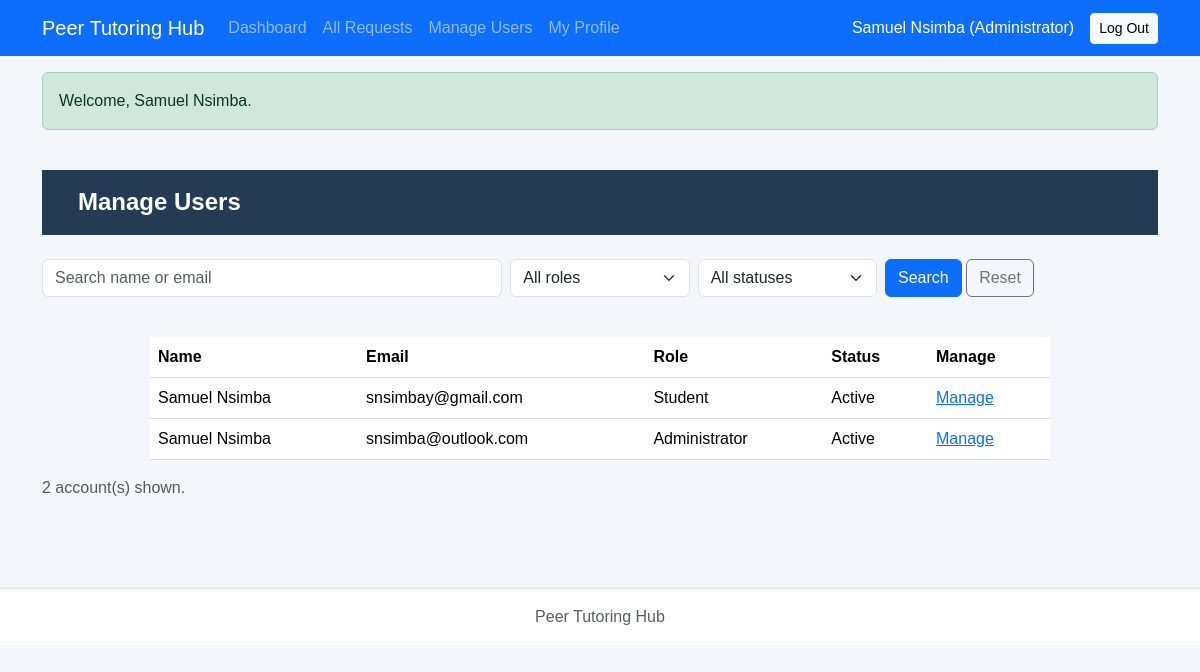
/php/manage-users.php (signed in), run on the app's committed database.
### tables this page shows
CREATE TABLE users (
    user_id       INTEGER PRIMARY KEY,
    full_name     TEXT NOT NULL,
    email         TEXT NOT NULL UNIQUE,
    password_hash TEXT NOT NULL,
    role          TEXT NOT NULL CHECK (role IN ('Student', 'Tutor', 'Administrator')),
    status        TEXT NOT NULL DEFAULT 'Active' CHECK (status IN ('Active', 'Inactive')),
    created_at    TEXT NOT NULL DEFAULT CURRENT_TIMESTAMP
);

### repositories/userPDO.php (called while the page is built, shortened)
<?php
function findUserById($pdo, $userId)
{
    $stmt = $pdo->prepare('SELECT user_id, full_name, email, password_hash, role, status, created_at FROM users WHERE user_id = ?');
    $stmt->execute([$userId]);
    return $stmt->fetch();
}
function searchUsers($pdo, $search = '', $role = '', $status = '')
{
    $sql = 'SELECT u.user_id, u.full_name, u.email, u.role, u.status, u.created_at
            FROM users u WHERE 1 = 1';
    $args = [];
    $sql .= ' ORDER BY u.full_name, u.user_id';
    $stmt = $pdo->prepare($sql);
    $stmt->execute($args);
    return $stmt->fetchAll();
}

### includes/auth.php (called while the page is built, shortened)
<?php
require_once dirname(__DIR__) . '/config/db.php';
require_once dirname(__DIR__) . '/services/userService.php';
function takeFlashes()
{
    $f = $_SESSION['flash'] ?? [];
    return $f;
}
function currentUser($pdo = null)
{
    $now = time();
    $pdo = $pdo ?: openDatabase();
    $user = findUserById($pdo, (int)$_SESSION['user_id']);
    return publicUserFields($user);
}
function requireLogin($pdo = null)
{
    $user = currentUser($pdo);
    return $user;
}
function requireRole(array $roles, $pdo = null)
{
    $user = requireLogin($pdo);
    return $user;
}
function e($value)
{
    return htmlspecialchars((string)$value, ENT_QUOTES, 'UTF-8');
}

### services/userService.php (called while the page is built, shortened)
<?php
require_once dirname(__DIR__) . '/repositories/userPDO.php';
function publicUserFields($user)
{
    return [
        'user_id' => (int)$user['user_id'],
        'full_name' => $user['full_name'],
        'email' => $user['email'],
        'role' => $user['role'],
        'status' => $user['status'],
        'created_at' => $user['created_at'],
    ];
}
function searchAccounts($pdo, $actor, $search = '', $role = '', $status = '')
{
    $search = trim((string)$search);
    return searchUsers($pdo, $search, $role, $status);
}

### config/db.php (called while the page is built)
<?php
function openDatabase($path = null) {
    if ($path === null) {
        $path = dirname(__DIR__) . '/database/tutoring.db';
    }
    $pdo = new PDO('sqlite:' . $path);
    $pdo->setAttribute(PDO::ATTR_ERRMODE, PDO::ERRMODE_EXCEPTION);
    $pdo->setAttribute(PDO::ATTR_DEFAULT_FETCH_MODE, PDO::FETCH_ASSOC);
    $pdo->exec('PRAGMA foreign_keys = ON');
    return $pdo;
}

### php/manage-users.php (the view, shortened to what this page needs)
<?php
require_once __DIR__ . '/../includes/auth.php';
$admin = requireRole(['Administrator']);
$search = trim((string)($_GET['q'] ?? ''));
$role = (string)($_GET['role'] ?? '');
$status = (string)($_GET['status'] ?? '');
$error = '';
try {
    $users = searchAccounts(openDatabase(), $admin, $search, $role, $status);
} catch (InvalidArgumentException $e) {
    http_response_code(400);
    $error = $e->getMessage();
    $users = [];
}
require __DIR__ . '/../includes/header.php';
require __DIR__ . '/../includes/nav.php';
?>
<main class="container py-4">
  <h1>Manage Users</h1>
  <form method="get" action="manage-users.php" class="row g-2 my-3">
    <div class="col-md-5"><label class="visually-hidden" for="q">Search</label>
      <input class="form-control" id="q" name="q" maxlength="100" placeholder="Search name or email" value="<?= e($search) ?>"></div>
    <div class="col-md-2"><label class="visually-hidden" for="role">Role</label><select class="form-select" id="role" name="role">
      <option value="">All roles</option><?php foreach (USER_ROLES as $r): ?><option value="<?= e($r) ?>" <?= $r === $role ? 'selected' : '' ?>><?= e($r) ?></option><?php endforeach; ?></select></div>
    <div class="col-md-2"><label class="visually-hidden" for="status">Status</label><select class="form-select" id="status" name="status">
      <option value="">All statuses</option><?php foreach (USER_STATUSES as $s): ?><option value="<?= e($s) ?>" <?= $s === $status ? 'selected' : '' ?>><?= e($s) ?></option><?php endforeach; ?></select></div>
    <div class="col-md-3"><button class="btn btn-primary" type="submit">Search</button> <a class="btn btn-outline-secondary" href="manage-users.php">Reset</a></div>
  </form>
  <?php if ($error): ?><div class="alert alert-danger"><?= e($error) ?></div>
  <?php elseif (!$users): ?><div class="alert alert-info">No matching accounts.</div>
  <?php else: ?>
  <table class="table">
    <thead><tr><th>Name</th><th>Email</th><th>Role</th><th>Status</th><th>Manage</th></tr></thead>
    <tbody><?php foreach ($users as $u): ?><tr>
      <td><?= e($u['full_name']) ?></td><td><?= e($u['email']) ?></td><td><?= e($u['role']) ?></td><td><?= e($u['status']) ?></td>
      <td><a href="user-details.php?user_id=<?= (int)$u['user_id'] ?>">Manage</a></td>
    </tr><?php endforeach; ?></tbody>
  </table>
  <p class="text-muted"><?= count($users) ?> account(s) shown.</p>
  <?php endif; ?>
</main>
<?php require __DIR__ . '/../includes/footer.php'; ?>

### includes/nav.php (shortened to what this page needs)
<?php
$navUser = function_exists('currentUser') ? currentUser() : null;
?>
<nav class="navbar navbar-expand-lg navbar-dark bg-primary">
  <div class="container">
    <a class="navbar-brand" href="<?= $navUser ? 'dashboard.php' : 'login.php' ?>">Peer Tutoring Hub</a>
    <div class="navbar-nav me-auto">
      <?php if ($navUser): ?>
        <a class="nav-link" href="dashboard.php">Dashboard</a>
        <?php if ($navUser['role'] === 'Student'): ?>
          <a class="nav-link" href="requests.php">My Requests</a>
          <a class="nav-link" href="request-form.php">Request a Session</a>
        <?php elseif ($navUser['role'] === 'Administrator'): ?>
          <a class="nav-link" href="requests.php">All Requests</a>
          <a class="nav-link" href="manage-users.php">Manage Users</a>
        <?php endif; ?>
        <a class="nav-link" href="profile.php">My Profile</a>
      <?php endif; ?>
    </div>
    <div class="navbar-nav align-items-center">
      <?php if ($navUser): ?>
        <span class="navbar-text text-white me-3"><?= htmlspecialchars($navUser['full_name'] . ' (' . $navUser['role'] . ')', ENT_QUOTES, 'UTF-8') ?></span>
        <form method="post" action="logout.php" class="d-inline m-0 p-0 nav-logout">
          <button type="submit" class="btn btn-sm btn-light">Log Out</button>
        </form>
      <?php else: ?>
        <a class="nav-link" href="login.php">Log In</a>
        <a class="nav-link" href="register.php">Create Account</a>
      <?php endif; ?>
    </div>
  </div>
</nav>
<?php if (function_exists('takeFlashes')): foreach (takeFlashes() as $flash): ?>
  <div class="container mt-3"><div class="alert alert-<?= htmlspecialchars($flash['type'], ENT_QUOTES, 'UTF-8') ?>"><?= htmlspecialchars($flash['message'], ENT_QUOTES, 'UTF-8') ?></div></div>
<?php endforeach; endif; ?>

### css/styles.css (style rules this page uses)
* { box-sizing: border-box; }
body { margin: 0; min-height: 100vh; font-family: Arial, Helvetica, sans-serif; color: #1f2937; background-color: #f3f6fa; }
h1 { margin: 0; padding: 18px 36px; color: #ffffff; font-size: 24px; font-weight: 700; background-color: #243b53; }
table { width: calc(100% - 80px); max-width: 900px; margin: 40px auto; border-collapse: collapse; background-color: #ffffff; }
th, td { padding: 14px 16px; text-align: left; border-bottom: 1px solid #d6dbe2; }
th { background-color: #eef1f4; }
.nav-logout { box-shadow: none; background: none; }

### data on the page
users: full_name+role "Samuel Nsimba (Administrator)", full_name "Samuel Nsimba", email "snsimba@outlook.com", role "Administrator", status "Active"
users: full_name "Samuel Nsimba", email "snsimbay@gmail.com", role "Student", status "Active"

### other printed values
$flash['message'] "Welcome, Samuel Nsimba."
count($users) "2"
